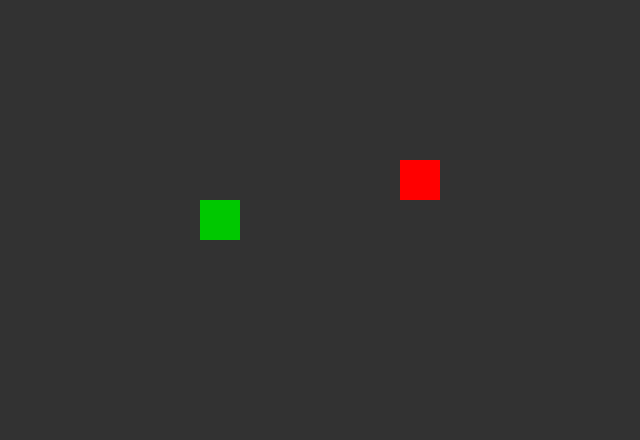
Frame 1 (no input)
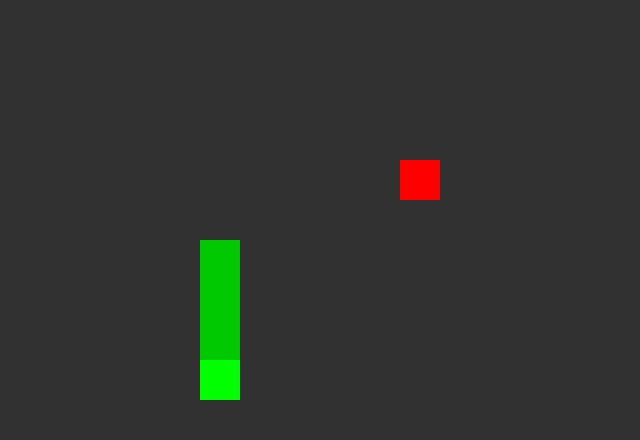
Frame 60 (the mouse pressed at the canvas centre just before this capture)
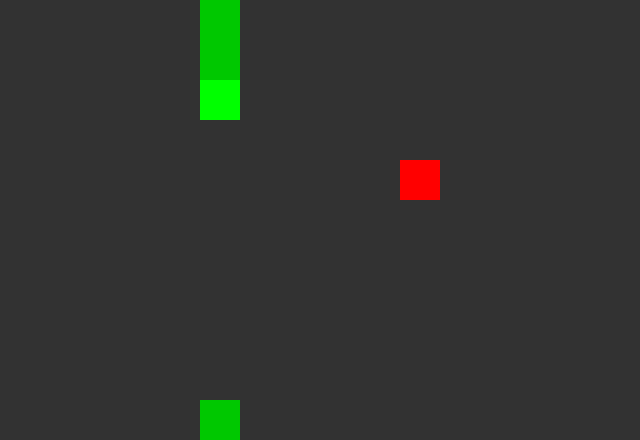
Frame 120 (the mouse held since frame 60 and released just before this capture)

The Processing sketch that drew these frames (run headless with seeded random() and noise(); from frame 60 on, the mouse is pressed at the canvas centre):

// Processing sketch: Chapter10_Inheritance
// ── Chapter10_Inheritance.pde
int size = 40;
int gridWidth = 25;
int gridHeight = 15;

Apple apple;
Snake snake = new Snake(200, 200);

void setup() {
  //setup
  size(640, 440);
  noStroke();
  gridWidth = width/size;
  gridHeight = height/size;

  RespawnApple();
  
}

void draw() {
  //draw background
  background(50);

  if (frameCount % 15 == 0) {
    snake.Move();

    if (snake.head.x==apple.x && snake.head.y==apple.y) {
      //collision
      RespawnApple();
      snake.Grow();
    }
    if (snake.hasCrashed) {
      //game lost
      ResetGame();
    }
    else if(GetFreePositions().size()==0){
      //game won
      ResetGame();
    }
  }

  snake.Draw();

  apple.Draw();

  if (keyPressed) {
    if (key == 'w' || key == 'W' ) {
      snake.movementX = 0;
      snake.movementY = -1;
    } else if (key == 's' || key == 'S') {
      snake.movementX = 0;
      snake.movementY = 1;
    } else if (key == 'a' || key == 'A') {
      snake.movementX = -1;
      snake.movementY = 0;
    } else if (key == 'd' || key == 'D') {
      snake.movementX = 1;
      snake.movementY = 0;
    }
  }
}

void RespawnApple() {
  ArrayList<Position> freePositions = GetFreePositions();
  if (freePositions.size()>0) {
    int elementNumber = (int)random(0, freePositions.size());
    Position selectedPosition = freePositions.get(elementNumber);
    apple = new Apple(selectedPosition.x, selectedPosition.y);
  }
}

ArrayList<Position> GetFreePositions() {
  ArrayList<Position> freePositions = new ArrayList<Position>();
  for (int x = 0; x < gridWidth; x=x+1) {
    for (int y = 0; y < gridHeight; y=y+1) {
      Position space = new Position(x*size, y*size);
      if (!snake.HasSegmentAt(space.x, space.y)) {
        freePositions.add(space);
      }
    }
  }
  return freePositions;
}

void ResetGame() {
  RespawnApple();
  snake = new Snake(200, 200);
}

// ── Apple.pde
class Apple extends Position{

  Apple(int startX, int startY){
    super(startX, startY);
  }
  
  void Draw() {
    //draw apple
    fill(255, 0, 0);
    rect(x, y, size, size);
  }
}

// ── Position.pde
class Position{

  int x;
  int y;
  
  Position(int startX, int startY){
    x = startX;
    y = startY;
  }
  
}

// ── Snake.pde
class Snake {

  boolean hasCrashed = false;

  ArrayList<SnakeSegment> segments = new ArrayList<SnakeSegment>();
  SnakeSegment head;

  int movementX = 0;
  int movementY = 1;

  Snake(int startX, int startY) {

    segments.add( new SnakeHead(startX, startY) );
    for (int i = 0; i < 3; i = i+1) {
      segments.add( new SnakeSegment(startX, startY) );
    }

    head = segments.get(0);
  }

  void Move() {

    for (int i = segments.size()-1; i > 0; i=i-1) {
      segments.get(i).x = segments.get(i-1).x;
      segments.get(i).y = segments.get(i-1).y;
    }

    head.x = head.x + movementX*size;
    head.y = head.y + movementY*size;

    if (head.x >= width) {
      head.x = 0;
    } else if (head.x < 0) {
      head.x = width-size;
    }

    if (head.y >= height) {
      head.y = 0;
    } else if (head.y < 0) {
      head.y = height - size;
    }

    for (int i = 1; i < segments.size(); i=i+1) {
      if (head.x == segments.get(i).x && head.y == segments.get(i).y) {
        hasCrashed = true;
      }
    }
  }

  void Draw() {
    //draw snake

    for (SnakeSegment s : segments) {
      s.Draw();
    }
  }

  void Grow() {
    SnakeSegment tail = segments.get(segments.size()-1);
    segments.add( new SnakeSegment(tail.x, tail.y) );
  }

  boolean HasSegmentAt(int x, int y) {
    for (SnakeSegment s : segments) {
      if (s.x == x && s.y == y) {
        return true;
      }
    }
    return false;
  }
}

// ── SnakeHead.pde
class SnakeHead extends SnakeSegment{
  
  SnakeHead(int startX, int startY){
    super(startX, startY);
  }
  
  void Draw(){
    fill(0,255,0);
    rect(x,y,size,size);
  }
  
  
}

// ── SnakeSegment.pde
class SnakeSegment extends Position{
  
  SnakeSegment(int startX, int startY){
    super(startX, startY);
  }

  void Draw(){
    fill(0,200,0);
    rect(x,y,size,size);
  }

}
